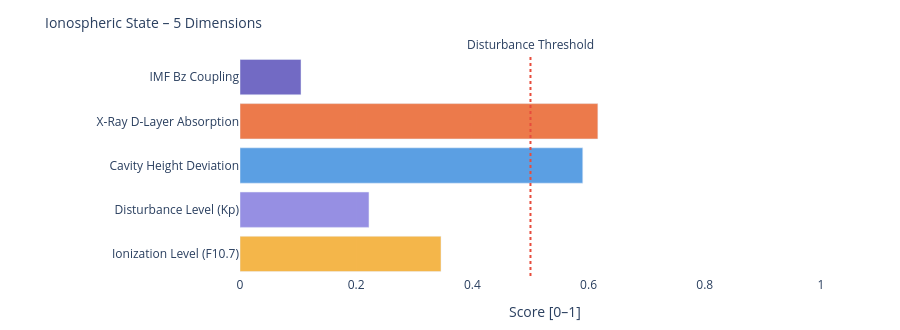

Notebook cell for this chart:
### Markdown cell above
---
### 📐 Systemic Insight: Geometric Cavity vs. Real Schumann Resonance

**Relevant for:** Layer 6 = delta analysis &nbsp;|&nbsp; Layer 7 = feature vector / system interpretation

A cavity height change from 80 km to 70 km shifts the **idealized geometric frequencies** only minimally:

| Modus | Aktuell | Referenz | Δ |
|-------|---------|----------|---|
| SR-1 | 10.4762 Hz | 10.4599 Hz | +16 mHz |
| SR-2 | 18.1452 Hz | 18.1171 Hz | +28 mHz |
| SR-3 | 25.6612 Hz | 25.6215 Hz | +40 mHz |
| SR-4 | 33.1285 Hz | 33.0772 Hz | +51 mHz |

The geometric effect is limited because 10 km is very small compared to Earth's radius (~6371 km).

**Consequence:** Real Schumann deviations are likely driven more strongly by **conductivity, damping, day/night structure, lightning distribution and source geometry** than by pure cavity height.

---

**Layer 6 compares:**
```
geometric Δ from Layer 4  vs.  observed Δ from real Schumann measurement data
```

**Layer 7 Feature:**
```
If real Δ >> geometric Δ  →  non-geometric factors dominant
```

### Code cell
# ============================================================
# IONOSPHERIC STATE – Summary gauge
# Five dimensions: ionization, disturbance, cavity height, X-Ray, Bz coupling
# ============================================================

def norm(v, lo, hi):
    if v is None: return None
    return round(max(0.0, min(1.0, (v - lo) / (hi - lo))), 3)

# Ionization level (F10.7 → F2-Layer)
ioniz = norm(f107_val, 60, 250)

# Disturbance level (Kp → E/F-Layer irregularities)
disturb = norm(kp_val, 0, 9)

# Cavity height deviation from reference (80 km)
h_dev = norm(abs(h_eff - 80), 0, 20)

# X-Ray ionization (D-Layer absorption)
xray_ioniz = None
if xray_now is not None:
    xray_ioniz = norm(math.log10(max(xray_now, 1e-9)) + 9, 0, 5)

# Bz coupling (southward Bz → stronger magnetosphere-ionosphere coupling)
bz_coupling = norm(-(bz_now or 0), -5, 30) if bz_now is not None else None

dims = [
    ('Ionization Level (F10.7)',    ioniz,      '#F2A623'),
    ('Disturbance Level (Kp)',      disturb,    '#7F77DD'),
    ('Cavity Height Deviation',     h_dev,      '#378ADD'),
    ('X-Ray D-Layer Absorption',    xray_ioniz, '#E85D24'),
    ('IMF Bz Coupling',             bz_coupling,'#534AB7'),
]

fig = go.Figure()
for name, val, col in dims:
    if val is not None:
        h = int(val * 20)
        bar = '█' * h + '░' * (20 - h)
        label = f'{name}:  {bar}  {val:.3f}'
    else:
        label = f'{name}:  {"─" * 20}  n/a'
    fig.add_trace(go.Bar(
        x=[val if val is not None else 0],
        y=[name],
        orientation='h',
        marker_color=col, opacity=0.82,
        showlegend=False
    ))

fig.add_vline(x=0.5, line_dash='dot', line_color='#e74c3c',
              annotation_text='Disturbance Threshold', annotation_position='top')
fig.update_layout(
    title=dict(text='Ionospheric State – 5 Dimensions', font=dict(size=14)),
    xaxis=dict(title='Score [0–1]', range=[0, 1.05]),
    height=330, plot_bgcolor='rgba(0,0,0,0)', paper_bgcolor='rgba(0,0,0,0)',
    margin=dict(l=240, r=50, t=55, b=40)
)
fig.show()

print(f'\nIonospheric state:')
for name, val, _ in dims:
    print(f'  {name:<35} {val:.3f}' if val is not None else f'  {name:<35} n/a')

### Figure 1 — Plotly figure (JSON) as saved in the notebook; plotly's stock layout.template omitted (floating-point values rounded to 4 significant figures)
{"data": [{"marker": {"color": "#F2A623"}, "opacity": 0.82, "orientation": "h", "showlegend": false, "type": "bar", "x": [0.346], "y": ["Ionization Level (F10.7)"]}, {"marker": {"color": "#7F77DD"}, "opacity": 0.82, "orientation": "h", "showlegend": false, "type": "bar", "x": [0.222], "y": ["Disturbance Level (Kp)"]}, {"marker": {"color": "#378ADD"}, "opacity": 0.82, "orientation": "h", "showlegend": false, "type": "bar", "x": [0.59], "y": ["Cavity Height Deviation"]}, {"marker": {"color": "#E85D24"}, "opacity": 0.82, "orientation": "h", "showlegend": false, "type": "bar", "x": [0.616], "y": ["X-Ray D-Layer Absorption"]}, {"marker": {"color": "#534AB7"}, "opacity": 0.82, "orientation": "h", "showlegend": false, "type": "bar", "x": [0.105], "y": ["IMF Bz Coupling"]}], "layout": {"annotations": [{"showarrow": false, "text": "Disturbance Threshold", "x": 0.5, "xanchor": "center", "xref": "x", "y": 1, "yanchor": "bottom", "yref": "y domain"}], "height": 330, "margin": {"b": 40, "l": 240, "r": 50, "t": 55}, "paper_bgcolor": "rgba(0,0,0,0)", "plot_bgcolor": "rgba(0,0,0,0)", "shapes": [{"line": {"color": "#e74c3c", "dash": "dot"}, "type": "line", "x0": 0.5, "x1": 0.5, "xref": "x", "y0": 0, "y1": 1, "yref": "y domain"}], "title": {"font": {"size": 14}, "text": "Ionospheric State – 5 Dimensions"}, "xaxis": {"range": [0, 1.05], "title": {"text": "Score [0–1]"}}}}
